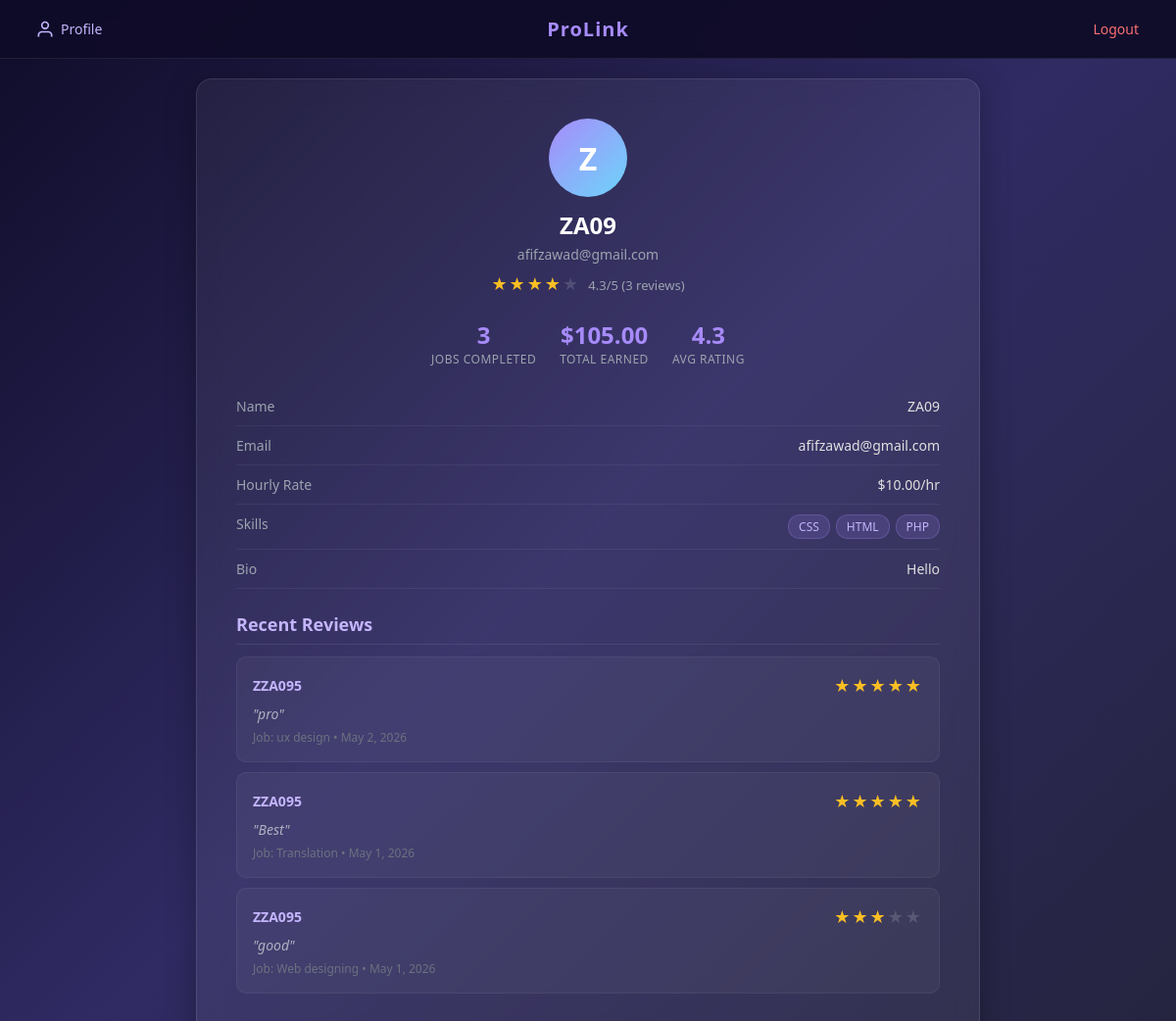
/prolink/freelancer/profile.php (signed in), run on the app's committed database.
### tables this page shows
CREATE TABLE `users` (
  `user_id` int(11) NOT NULL,
  `name` varchar(100) DEFAULT NULL,
  `email` varchar(100) NOT NULL,
  `password_hash` varchar(255) NOT NULL,
  `type` enum('client','freelancer') NOT NULL,
  `company_name` varchar(100) DEFAULT NULL,
  `total_spent` decimal(12,2) DEFAULT 0.00,
  `bio` text DEFAULT NULL,
  `hourly_rate` decimal(10,2) DEFAULT NULL
);

CREATE TABLE `reviews` (
  `review_id` int(11) NOT NULL,
  `job_id` int(11) NOT NULL,
  `reviewer_id` int(11) NOT NULL,
  `reviewee_id` int(11) NOT NULL,
  `reviewer_type` enum('client','freelancer') NOT NULL,
  `rating_score` tinyint(4) NOT NULL,
  `comments` text DEFAULT NULL,
  `review_date` timestamp NOT NULL DEFAULT current_timestamp()
);

CREATE TABLE `jobs` (
  `job_id` int(11) NOT NULL,
  `user_id` int(11) NOT NULL,
  `title` varchar(255) NOT NULL,
  `description` text NOT NULL,
  `budget` decimal(10,2) DEFAULT NULL,
  `job_status` enum('open','in_progress','completed') DEFAULT 'open',
  `skills` varchar(255) DEFAULT NULL
);

### prolink/freelancer/profile.php (the view, shortened to what this page needs)
<?php
include('../config/db.php');
$freelancer_id = $_SESSION['user_id'];
$userStmt = $conn->prepare("SELECT * FROM users WHERE user_id=?");
$userStmt->bind_param("i", $freelancer_id);
$userStmt->execute();
$user = $userStmt->get_result()->fetch_assoc();
$ratingStmt = $conn->prepare("SELECT AVG(rating_score) as avg_rating, COUNT(*) as total_reviews FROM reviews WHERE reviewee_id=?");
$ratingStmt->bind_param("i", $freelancer_id);
$ratingStmt->execute();
$ratingData = $ratingStmt->get_result()->fetch_assoc();
$avgRating = round($ratingData['avg_rating'] ?? 0, 1);
$totalReviews = $ratingData['total_reviews'] ?? 0;
$completedStmt = $conn->prepare("
    SELECT COUNT(*) as total_completed FROM proposals p
    JOIN jobs j ON j.job_id = p.job_id
    WHERE p.freelancer_id = ? AND p.status = 'accepted' AND j.job_status = 'completed'
");
$completedStmt->bind_param("i", $freelancer_id);
$completedStmt->execute();
$totalCompleted = $completedStmt->get_result()->fetch_assoc()['total_completed'];
$earnedStmt = $conn->prepare("
    SELECT COALESCE(SUM(p.bid_amount), 0) as total_earned FROM proposals p
    JOIN jobs j ON j.job_id = p.job_id
    WHERE p.freelancer_id = ? AND p.status = 'accepted'
");
$earnedStmt->bind_param("i", $freelancer_id);
$earnedStmt->execute();
$totalEarned = $earnedStmt->get_result()->fetch_assoc()['total_earned'];
$skillsStmt = $conn->prepare("SELECT skill FROM freelancer_skills WHERE user_id=?");
$skillsStmt->bind_param("i", $freelancer_id);
$skillsStmt->execute();
$skillsResult = $skillsStmt->get_result();
$skills = [];
while ($row = $skillsResult->fetch_assoc()) {
    $skills[] = $row['skill'];
}
$reviewsStmt = $conn->prepare("
    SELECT r.*, u.name AS reviewer_name, u.email AS reviewer_email, j.title AS job_title
    FROM reviews r JOIN users u ON u.user_id = r.reviewer_id JOIN jobs j ON j.job_id = r.job_id
    WHERE r.reviewee_id = ? ORDER BY r.review_date DESC LIMIT 5
");
$reviewsStmt->bind_param("i", $freelancer_id);
$reviewsStmt->execute();
$reviewsResult = $reviewsStmt->get_result();
function renderStars($rating)
{
    $html = '<span class="stars-display">';
    for ($i = 1; $i <= 5; $i++) {
        $html .= ($i <= $rating) ? '★' : '<span class="star-empty">★</span>';
    }
    return $html . '</span>';
}
$initial = strtoupper(substr($user['name'] ?? $user['email'], 0, 1));
?>
<!DOCTYPE html>
<html>
<head>
    <link rel="stylesheet" href="../css/style.css">
</head>
<body class="has-navbar">
    <?php include('../includes/navbar.php'); ?>
    <div class="container container-wide">
        <div class="profile-header">
            <div class="profile-avatar"><?php echo $initial; ?></div>
            <div class="profile-name"><?php echo htmlspecialchars($user['name'] ?? 'Freelancer'); ?></div>
            <div class="profile-email"><?php echo htmlspecialchars($user['email']); ?></div>
            <div style="margin-top:8px;">
                <?php echo renderStars(round($avgRating)); ?>
                <span style="color:#9ca3af; font-size:13px; margin-left:4px;"><?php echo $avgRating; ?>/5
                    (<?php echo $totalReviews; ?> reviews)</span>
            </div>
        </div>
        <div class="profile-stats">
            <div class="stat-item">
                <div class="stat-value"><?php echo $totalCompleted; ?></div>
                <div class="stat-label">Jobs Completed</div>
            </div>
            <div class="stat-item">
                <div class="stat-value">$<?php echo number_format($totalEarned, 2); ?></div>
                <div class="stat-label">Total Earned</div>
            </div>
            <div class="stat-item">
                <div class="stat-value"><?php echo $avgRating; ?></div>
                <div class="stat-label">Avg Rating</div>
            </div>
        </div>
        <div class="profile-info">
            <div class="profile-info-row"><span class="profile-info-label">Name</span><span
                    class="profile-info-value"><?php echo htmlspecialchars($user['name'] ?? '—'); ?></span></div>
            <div class="profile-info-row"><span class="profile-info-label">Email</span><span
                    class="profile-info-value"><?php echo htmlspecialchars($user['email']); ?></span></div>
            <div class="profile-info-row"><span class="profile-info-label">Hourly Rate</span><span
                    class="profile-info-value"><?php echo ($user['hourly_rate']) ? '$' . number_format($user['hourly_rate'], 2) . '/hr' : '—'; ?></span>
            </div>
            <div class="profile-info-row">
                <span class="profile-info-label">Skills</span>
                <span class="profile-info-value">
                    <?php if (!empty($skills)): ?>
                        <span class="skills-list">
                            <?php foreach ($skills as $skill): ?>
                                <span class="skill-tag"><?php echo htmlspecialchars($skill); ?></span>
                            <?php endforeach; ?>
                        </span>
                    <?php else: ?>—<?php endif; ?>
                </span>
            </div>
            <div class="profile-info-row"><span class="profile-info-label">Bio</span><span
                    class="profile-info-value"><?php echo htmlspecialchars($user['bio'] ?? '—'); ?></span></div>
        </div>
        <h3 class="section-title">Recent Reviews</h3>
        <?php if ($reviewsResult->num_rows === 0): ?>
            <p class="empty-state">No reviews yet.</p>
        <?php else: ?>
            <?php while ($review = $reviewsResult->fetch_assoc()): ?>
                <div class="review-card">
                    <div class="review-card-header">
                        <span
                            class="review-card-author"><?php echo htmlspecialchars($review['reviewer_name'] ?? $review['reviewer_email']); ?></span>
                        <?php echo renderStars($review['rating_score']); ?>
                    </div>
                    <?php if (!empty($review['comments'])): ?>
                        <div class="review-card-comment">"<?php echo htmlspecialchars($review['comments']); ?>"</div>
                    <?php endif; ?>
                    <div class="review-card-job">Job: <?php echo htmlspecialchars($review['job_title']); ?> •
                        <?php echo date('M j, Y', strtotime($review['review_date'])); ?></div>
                </div>
            <?php endwhile; ?>
        <?php endif; ?>
    </div>
</body>
</html>

### prolink/css/style.css (style rules this page uses)
* { box-sizing: border-box; margin: 0; padding: 0; }
body { min-height: 100vh; display: flex; flex-direction: column; justify-content: center; align-items: center; background: linear-gradient(135deg, #0f0c29, #302b63, #24243e); font-family: 'Segoe UI', Arial, sans-serif; color: #e0e0e0; padding: 20px; }
body.has-navbar { padding-top: 80px; justify-content: flex-start; }
.container { text-align: center; background: rgba(255, 255, 255, 0.06); backdrop-filter: blur(12px); padding: 40px; border-radius: 16px; border: 1px solid rgba(255, 255, 255, 0.1); box-shadow: 0 8px 32px rgba(0, 0, 0, 0.3); max-width: 500px; width: 100%; }
.container-wide { max-width: 800px; }
h3 { color: #c4b5fd; margin-bottom: 8px; }
.stars-display { color: #fbbf24; font-size: 18px; letter-spacing: 2px; }
.stars-display .star-empty { color: rgba(255, 255, 255, 0.15); }
.profile-header { display: flex; flex-direction: column; align-items: center; margin-bottom: 24px; }
.profile-avatar { width: 80px; height: 80px; border-radius: 50%; background: linear-gradient(135deg, #a78bfa, #6dd5fa); display: flex; align-items: center; justify-content: center; font-size: 32px; font-weight: 700; color: #fff; margin-bottom: 12px; text-transform: uppercase; }
.profile-name { font-size: 24px; font-weight: 700; color: #fff; margin-bottom: 4px; }
.profile-email { font-size: 14px; color: #9ca3af; }
.profile-stats { display: flex; justify-content: center; gap: 24px; margin: 20px 0; flex-wrap: wrap; }
.stat-item { text-align: center; }
.stat-value { font-size: 24px; font-weight: 700; color: #a78bfa; }
.stat-label { font-size: 12px; color: #9ca3af; text-transform: uppercase; letter-spacing: 0.5px; }
.profile-info { text-align: left; margin: 16px 0; }
.profile-info-row { display: flex; justify-content: space-between; padding: 10px 0; border-bottom: 1px solid rgba(255, 255, 255, 0.06); }
.profile-info-label { color: #9ca3af; font-size: 14px; }
.profile-info-value { color: #e0e0e0; font-size: 14px; font-weight: 500; }
.skills-list { display: flex; flex-wrap: wrap; gap: 6px; justify-content: flex-end; }
.skill-tag { background: rgba(167, 139, 250, 0.15); color: #c4b5fd; padding: 3px 10px; border-radius: 12px; font-size: 12px; border: 1px solid rgba(167, 139, 250, 0.25); }
.review-card { background: rgba(255, 255, 255, 0.04); border: 1px solid rgba(255, 255, 255, 0.06); border-radius: 10px; padding: 16px; margin: 10px 0; text-align: left; }
.review-card-header { display: flex; justify-content: space-between; align-items: center; margin-bottom: 8px; }
.review-card-author { font-weight: 600; color: #c4b5fd; font-size: 14px; }
.review-card-comment { font-size: 14px; color: #b0b0c0; font-style: italic; margin-top: 6px; }
.review-card-job { font-size: 12px; color: #6b7280; margin-top: 6px; }
.section-title { text-align: left; font-size: 18px; color: #c4b5fd; margin: 24px 0 12px; padding-bottom: 8px; border-bottom: 1px solid rgba(255, 255, 255, 0.08); }

### data on the page
users: name "Z", name "ZA09", email "afifzawad@gmail.com", hourly_rate "10.00", bio "Hello"
reviews: reviewer.name "ZZA095", rating_score 5 (drawn), comments "pro", job.title "ux design", review_date "May 2, 2026"
reviews: reviewer.name "ZZA095", rating_score 5 (drawn), comments "Best", job.title "Translation", review_date "May 1, 2026"
reviews: reviewer.name "ZZA095", rating_score 3 (drawn), comments "good", job.title "Web designing", review_date "May 1, 2026"

### other printed values
$avgRating "4.3"
$totalReviews "3"
$totalCompleted "3"
$totalEarned "105.00"
$skill "CSS"
$skill "HTML"
$skill "PHP"
